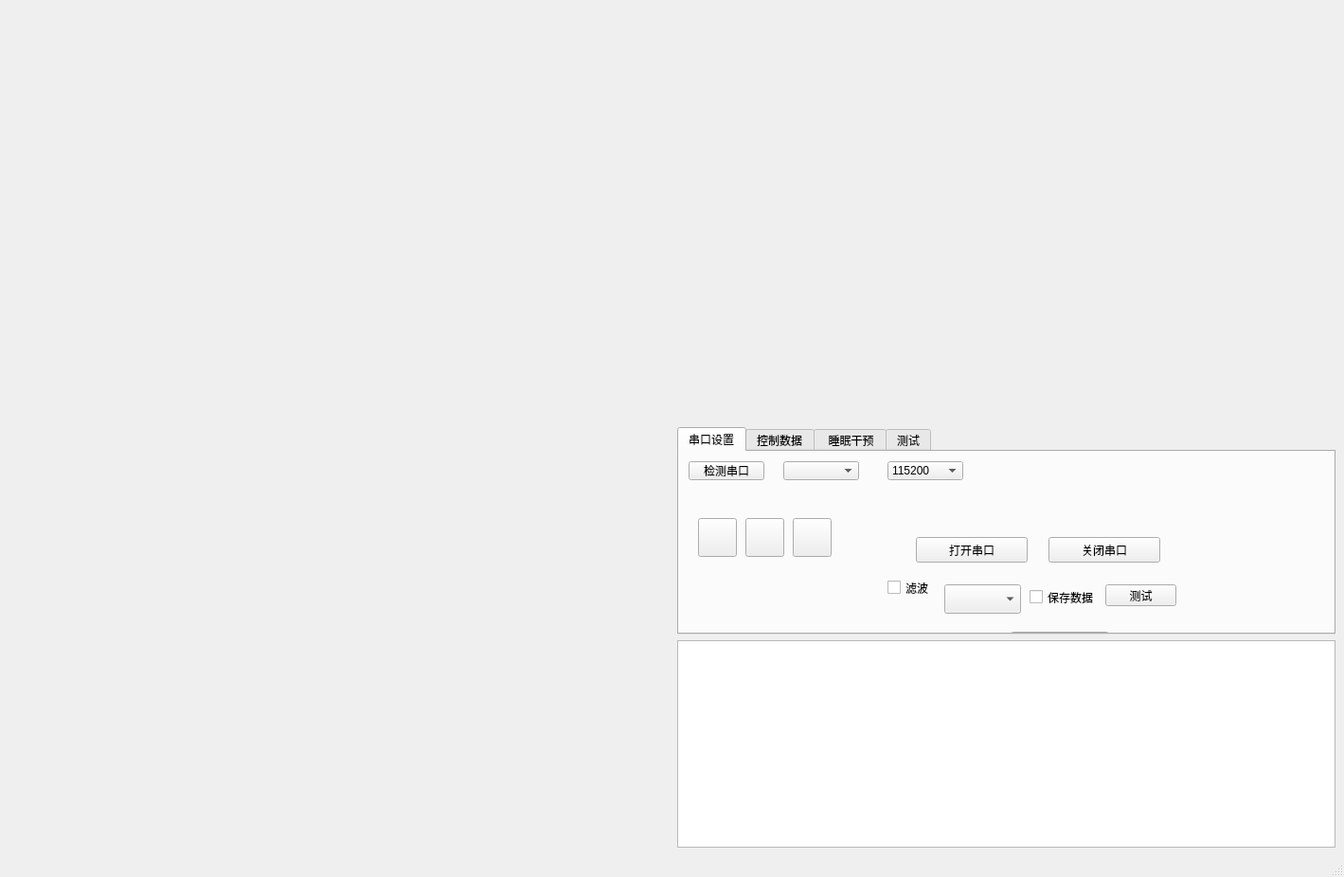
<?xml version="1.0" encoding="UTF-8"?>
<ui version="4.0">
 <class>MainWindow</class>
 <widget class="QMainWindow" name="MainWindow">
  <property name="geometry">
   <rect>
    <x>0</x>
    <y>0</y>
    <width>1419</width>
    <height>926</height>
   </rect>
  </property>
  <property name="sizePolicy">
   <sizepolicy hsizetype="Expanding" vsizetype="Expanding">
    <horstretch>0</horstretch>
    <verstretch>0</verstretch>
   </sizepolicy>
  </property>
  <property name="windowTitle">
   <string>SleepMonitor</string>
  </property>
  <property name="layoutDirection">
   <enum>Qt::LeftToRight</enum>
  </property>
  <widget class="QWidget" name="centralwidget">
   <property name="layoutDirection">
    <enum>Qt::LeftToRight</enum>
   </property>
   <property name="autoFillBackground">
    <bool>false</bool>
   </property>
   <layout class="QGridLayout" name="gridLayout">
    <item row="0" column="0" rowspan="2">
     <widget class="QCustomPlot" name="widget_chart" native="true">
      <property name="sizePolicy">
       <sizepolicy hsizetype="Expanding" vsizetype="Expanding">
        <horstretch>0</horstretch>
        <verstretch>0</verstretch>
       </sizepolicy>
      </property>
      <property name="minimumSize">
       <size>
        <width>700</width>
        <height>0</height>
       </size>
      </property>
     </widget>
    </item>
    <item row="0" column="1">
     <widget class="QLabel" name="label_showTime">
      <property name="sizePolicy">
       <sizepolicy hsizetype="Fixed" vsizetype="Fixed">
        <horstretch>0</horstretch>
        <verstretch>0</verstretch>
       </sizepolicy>
      </property>
      <property name="minimumSize">
       <size>
        <width>50</width>
        <height>30</height>
       </size>
      </property>
      <property name="font">
       <font>
        <pointsize>13</pointsize>
        <weight>75</weight>
        <bold>true</bold>
       </font>
      </property>
      <property name="text">
       <string/>
      </property>
     </widget>
    </item>
    <item row="1" column="1">
     <layout class="QVBoxLayout" name="verticalLayout">
      <item>
       <layout class="QVBoxLayout" name="verticalLayout_3">
        <item>
         <widget class="QCustomPlot" name="widget_chart_result" native="true">
          <property name="enabled">
           <bool>true</bool>
          </property>
          <property name="sizePolicy">
           <sizepolicy hsizetype="Preferred" vsizetype="Preferred">
            <horstretch>0</horstretch>
            <verstretch>0</verstretch>
           </sizepolicy>
          </property>
          <property name="minimumSize">
           <size>
            <width>100</width>
            <height>400</height>
           </size>
          </property>
          <property name="toolTipDuration">
           <number>1</number>
          </property>
         </widget>
        </item>
       </layout>
      </item>
      <item>
       <layout class="QHBoxLayout" name="horizontalLayout_3">
        <property name="spacing">
         <number>0</number>
        </property>
        <property name="sizeConstraint">
         <enum>QLayout::SetNoConstraint</enum>
        </property>
       </layout>
      </item>
      <item>
       <widget class="QTabWidget" name="tabWidget">
        <property name="currentIndex">
         <number>0</number>
        </property>
        <widget class="QWidget" name="tab_1">
         <attribute name="title">
          <string>串口设置</string>
         </attribute>
         <widget class="QToolButton" name="startButton">
          <property name="geometry">
           <rect>
            <x>20</x>
            <y>70</y>
            <width>41</width>
            <height>41</height>
           </rect>
          </property>
          <property name="toolTip">
           <string>&lt;html&gt;&lt;head/&gt;&lt;body&gt;&lt;p&gt;&lt;img src=&quot;:/new/prefix1/start.png&quot;/&gt;&lt;/p&gt;&lt;/body&gt;&lt;/html&gt;</string>
          </property>
          <property name="styleSheet">
           <string notr="true">background-image:url(:/start.png)</string>
          </property>
          <property name="text">
           <string/>
          </property>
          <property name="arrowType">
           <enum>Qt::NoArrow</enum>
          </property>
         </widget>
         <widget class="QToolButton" name="pauseButton">
          <property name="geometry">
           <rect>
            <x>70</x>
            <y>70</y>
            <width>41</width>
            <height>41</height>
           </rect>
          </property>
          <property name="styleSheet">
           <string notr="true">background-image:url(:/pause.png)</string>
          </property>
          <property name="text">
           <string/>
          </property>
         </widget>
         <widget class="QToolButton" name="stopButton">
          <property name="geometry">
           <rect>
            <x>120</x>
            <y>70</y>
            <width>41</width>
            <height>41</height>
           </rect>
          </property>
          <property name="styleSheet">
           <string notr="true">background-image:url(:/stop.png)</string>
          </property>
          <property name="text">
           <string/>
          </property>
         </widget>
         <widget class="QComboBox" name="comboBox_2">
          <property name="geometry">
           <rect>
            <x>280</x>
            <y>140</y>
            <width>81</width>
            <height>31</height>
           </rect>
          </property>
         </widget>
         <widget class="QComboBox" name="comboBox_portName">
          <property name="geometry">
           <rect>
            <x>110</x>
            <y>10</y>
            <width>80</width>
            <height>20</height>
           </rect>
          </property>
          <property name="sizePolicy">
           <sizepolicy hsizetype="Preferred" vsizetype="Preferred">
            <horstretch>0</horstretch>
            <verstretch>0</verstretch>
           </sizepolicy>
          </property>
          <property name="minimumSize">
           <size>
            <width>80</width>
            <height>20</height>
           </size>
          </property>
          <property name="maximumSize">
           <size>
            <width>80</width>
            <height>20</height>
           </size>
          </property>
         </widget>
         <widget class="QPushButton" name="pushButton_select">
          <property name="geometry">
           <rect>
            <x>10</x>
            <y>10</y>
            <width>80</width>
            <height>20</height>
           </rect>
          </property>
          <property name="sizePolicy">
           <sizepolicy hsizetype="Preferred" vsizetype="Preferred">
            <horstretch>0</horstretch>
            <verstretch>0</verstretch>
           </sizepolicy>
          </property>
          <property name="minimumSize">
           <size>
            <width>80</width>
            <height>20</height>
           </size>
          </property>
          <property name="maximumSize">
           <size>
            <width>80</width>
            <height>20</height>
           </size>
          </property>
          <property name="text">
           <string>检测串口</string>
          </property>
         </widget>
         <widget class="QComboBox" name="comboBox_baud">
          <property name="geometry">
           <rect>
            <x>220</x>
            <y>10</y>
            <width>80</width>
            <height>20</height>
           </rect>
          </property>
          <property name="sizePolicy">
           <sizepolicy hsizetype="Preferred" vsizetype="Preferred">
            <horstretch>0</horstretch>
            <verstretch>0</verstretch>
           </sizepolicy>
          </property>
          <property name="maximumSize">
           <size>
            <width>80</width>
            <height>20</height>
           </size>
          </property>
          <item>
           <property name="text">
            <string>115200</string>
           </property>
          </item>
         </widget>
         <widget class="QLabel" name="label_portState">
          <property name="geometry">
           <rect>
            <x>170</x>
            <y>70</y>
            <width>44</width>
            <height>44</height>
           </rect>
          </property>
          <property name="minimumSize">
           <size>
            <width>44</width>
            <height>44</height>
           </size>
          </property>
          <property name="maximumSize">
           <size>
            <width>44</width>
            <height>44</height>
           </size>
          </property>
          <property name="text">
           <string/>
          </property>
          <property name="pixmap">
           <pixmap resource="pic.qrc">:/red.png</pixmap>
          </property>
         </widget>
         <widget class="QPushButton" name="pushButton_open">
          <property name="geometry">
           <rect>
            <x>250</x>
            <y>90</y>
            <width>118</width>
            <height>27</height>
           </rect>
          </property>
          <property name="sizePolicy">
           <sizepolicy hsizetype="Preferred" vsizetype="Preferred">
            <horstretch>0</horstretch>
            <verstretch>0</verstretch>
           </sizepolicy>
          </property>
          <property name="text">
           <string>打开串口</string>
          </property>
         </widget>
         <widget class="QPushButton" name="pushButton_close">
          <property name="geometry">
           <rect>
            <x>390</x>
            <y>90</y>
            <width>118</width>
            <height>27</height>
           </rect>
          </property>
          <property name="sizePolicy">
           <sizepolicy hsizetype="Preferred" vsizetype="Preferred">
            <horstretch>0</horstretch>
            <verstretch>0</verstretch>
           </sizepolicy>
          </property>
          <property name="minimumSize">
           <size>
            <width>118</width>
            <height>27</height>
           </size>
          </property>
          <property name="maximumSize">
           <size>
            <width>118</width>
            <height>27</height>
           </size>
          </property>
          <property name="text">
           <string>关闭串口</string>
          </property>
         </widget>
         <widget class="QPushButton" name="pushButton_text">
          <property name="geometry">
           <rect>
            <x>450</x>
            <y>140</y>
            <width>75</width>
            <height>23</height>
           </rect>
          </property>
          <property name="sizePolicy">
           <sizepolicy hsizetype="Preferred" vsizetype="Preferred">
            <horstretch>0</horstretch>
            <verstretch>0</verstretch>
           </sizepolicy>
          </property>
          <property name="text">
           <string>测试</string>
          </property>
         </widget>
         <widget class="QCheckBox" name="checkBox_isSave">
          <property name="geometry">
           <rect>
            <x>370</x>
            <y>140</y>
            <width>91</width>
            <height>27</height>
           </rect>
          </property>
          <property name="sizePolicy">
           <sizepolicy hsizetype="Preferred" vsizetype="Preferred">
            <horstretch>0</horstretch>
            <verstretch>0</verstretch>
           </sizepolicy>
          </property>
          <property name="text">
           <string>保存数据</string>
          </property>
         </widget>
         <widget class="QPushButton" name="pushButton_edit_Info">
          <property name="geometry">
           <rect>
            <x>350</x>
            <y>190</y>
            <width>104</width>
            <height>27</height>
           </rect>
          </property>
          <property name="sizePolicy">
           <sizepolicy hsizetype="Preferred" vsizetype="Preferred">
            <horstretch>0</horstretch>
            <verstretch>0</verstretch>
           </sizepolicy>
          </property>
          <property name="maximumSize">
           <size>
            <width>16777215</width>
            <height>50</height>
           </size>
          </property>
          <property name="styleSheet">
           <string notr="true">font: 25 12pt &quot;Adobe 宋体 Std L&quot;;</string>
          </property>
          <property name="text">
           <string>编辑被试信息</string>
          </property>
         </widget>
         <widget class="QCheckBox" name="checkBox_filtering">
          <property name="geometry">
           <rect>
            <x>220</x>
            <y>130</y>
            <width>91</width>
            <height>27</height>
           </rect>
          </property>
          <property name="sizePolicy">
           <sizepolicy hsizetype="Preferred" vsizetype="Preferred">
            <horstretch>0</horstretch>
            <verstretch>0</verstretch>
           </sizepolicy>
          </property>
          <property name="maximumSize">
           <size>
            <width>16777215</width>
            <height>50</height>
           </size>
          </property>
          <property name="styleSheet">
           <string notr="true">font: 25 12pt &quot;Adobe 宋体 Std L&quot;;</string>
          </property>
          <property name="text">
           <string>滤波</string>
          </property>
         </widget>
        </widget>
        <widget class="QWidget" name="tab_2">
         <attribute name="title">
          <string>控制数据</string>
         </attribute>
         <widget class="QWidget" name="verticalLayoutWidget_2">
          <property name="geometry">
           <rect>
            <x>-1</x>
            <y>-21</y>
            <width>691</width>
            <height>211</height>
           </rect>
          </property>
          <layout class="QVBoxLayout" name="verticalLayout_4"/>
         </widget>
        </widget>
        <widget class="QWidget" name="tab_3">
         <attribute name="title">
          <string> 睡眠干预</string>
         </attribute>
         <widget class="QWidget" name="verticalLayoutWidget">
          <property name="geometry">
           <rect>
            <x>0</x>
            <y>0</y>
            <width>691</width>
            <height>181</height>
           </rect>
          </property>
          <layout class="QVBoxLayout" name="verticalLayout_2"/>
         </widget>
        </widget>
        <widget class="QWidget" name="widget">
         <attribute name="title">
          <string>测试</string>
         </attribute>
         <widget class="QWidget" name="verticalLayoutWidget_3">
          <property name="geometry">
           <rect>
            <x>-1</x>
            <y>-31</y>
            <width>691</width>
            <height>211</height>
           </rect>
          </property>
          <layout class="QVBoxLayout" name="verticalLayout_5"/>
         </widget>
        </widget>
       </widget>
      </item>
      <item>
       <widget class="QTextBrowser" name="textBrowser"/>
      </item>
     </layout>
    </item>
   </layout>
  </widget>
  <widget class="QMenuBar" name="menubar">
   <property name="geometry">
    <rect>
     <x>0</x>
     <y>0</y>
     <width>1419</width>
     <height>23</height>
    </rect>
   </property>
  </widget>
  <widget class="QStatusBar" name="statusbar"/>
 </widget>
 <customwidgets>
  <customwidget>
   <class>QCustomPlot</class>
   <extends>QWidget</extends>
   <header location="global">qcustomplot.h</header>
   <container>1</container>
  </customwidget>
 </customwidgets>
 <resources>
  <include location="pic.qrc"/>
 </resources>
 <connections/>
</ui>
